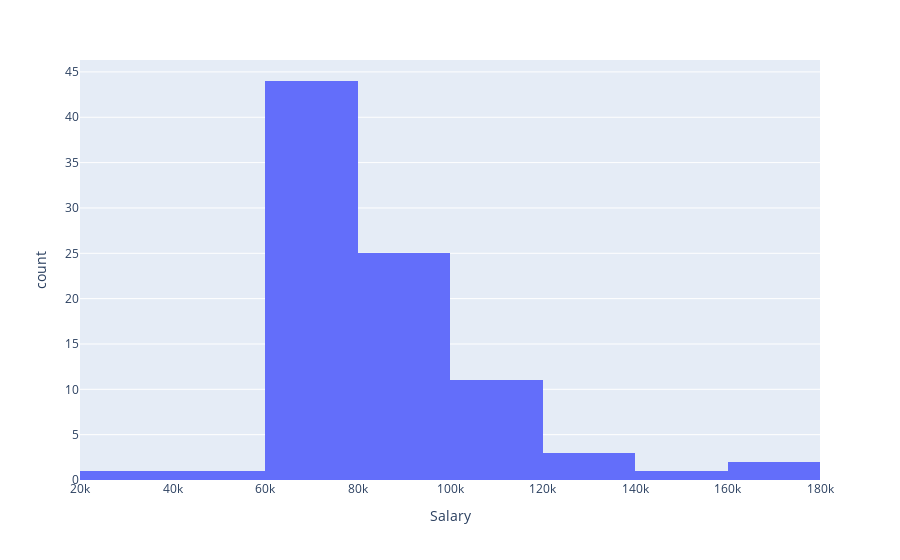

Notebook cell for this chart:
### Markdown cell above
c) Generate a histogram with the 'Salary' column and use 12 bins.

### Code cell
#c) (1)
fig = px.histogram(alumni, x='Salary',nbins=12)
fig.show()

### Figure 1 — Plotly figure (JSON) as saved in the notebook; plotly's stock layout.template omitted (floating-point values rounded to 4 significant figures)
{"data": [{"alignmentgroup": "True", "bingroup": "x", "hovertemplate": "Salary=%{x}<br>count=%{y}<extra></extra>", "legendgroup": "", "marker": {"color": "#636efa", "pattern": {"shape": ""}}, "name": "", "nbinsx": 12, "offsetgroup": "", "orientation": "v", "showlegend": false, "type": "histogram", "x": [125000, 100000, 70000, 120000, 95000, 60000, 160000, 85000, 75000, 90000, 95000, 40000, 110000, 85000, 75000, 90000, 95000, 60000, 140000, 85000, 75000, 90000, 35000, 75000, 110000, 75000, 90000, 85000, 75000, 110000, 60000, 120000, 85000, 75000, 90000, 65000, 75000, 110000, 75000, 90000, 65000, 75000, 60000, 160000, 85000, 75000, 90000, 65000, 75000, 110000, 75000, 90000, 65000, 75000, 65000, 75000, 100000, 75000, 90000, 65000, 85000, 90000, 65000, 75000, 110000, 75000, 90000, 65000, 75000, 65000, 75000, 100000, 75000, 90000, 65000, 85000, 90000, 65000, 75000, 110000, 75000, 90000, 65000, 75000, 65000, 75000, 100000, 75000], "xaxis": "x", "yaxis": "y"}], "layout": {"barmode": "relative", "legend": {"tracegroupgap": 0}, "margin": {"t": 60}, "xaxis": {"anchor": "y", "domain": [0, 1], "title": {"text": "Salary"}}, "yaxis": {"anchor": "x", "domain": [0, 1], "title": {"text": "count"}}}}
